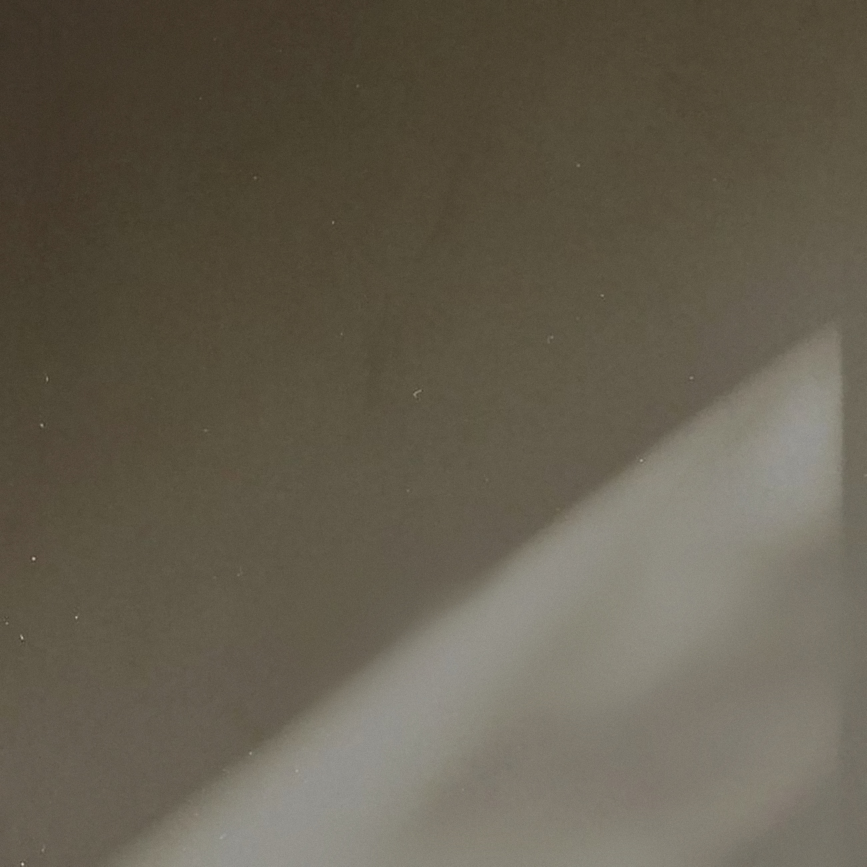
#> input picture design/svif-forsida/src/bak-solargeisli.jpg, 2600 x 2600 px (shown at 1/3 size)
$ python back_photo.py ../src/bak-solargeisli.jpg ../src/bak-solargeisli.jpg ../src/bak-solargeisli.jpg
#> lines starting #> are read from the running program, lines starting #| are printed output that depends on the picture
# Makes src/bak-solargeisli.jpg: the sunbeam on the wall for the back page, at print resolution.
# Input: the text-cleaned reference photo and the mask of where text was removed (both 1080 x 1350).
import sys, cv2, numpy as np
clean_png, mask_png, out = sys.argv[1], sys.argv[2], sys.argv[3]
img = cv2.imread(clean_png).astype(np.float32)
mask = cv2.imread(mask_png, 0)
#> mask: shape (2600, 2600); min 44, max 217, mean 94.5
x0, y0, s = 385, 0, 686                      # 686 px square (above the teapot): 666 px trim + bleed
crop = img[y0:y0+s, x0:x0+s].copy()
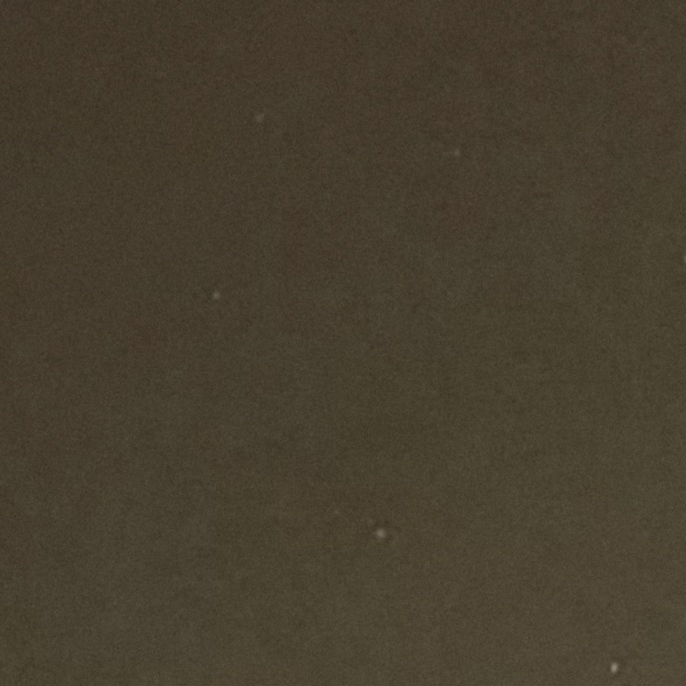
#> crop: shape (686, 686, 3) float32; mean B, G, R 47.3, 63.4, 71.8
m = mask[y0:y0+s, x0:x0+s]
m = cv2.dilate(m, np.ones((9, 9), np.uint8), iterations=3)
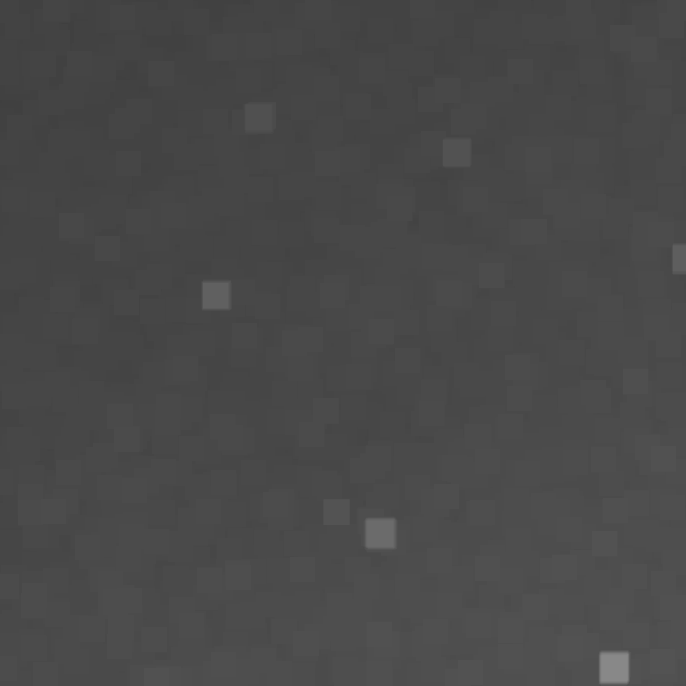
#> m: shape (686, 686); min 63, max 136, mean 72.8
# smooth away the inpainting patches inside the removed-text area, keep the beam edge
u8 = np.clip(crop, 0, 255).astype(np.uint8)
smooth = cv2.medianBlur(u8, 45)
smooth = cv2.bilateralFilter(smooth, 25, 18, 25).astype(np.float32)
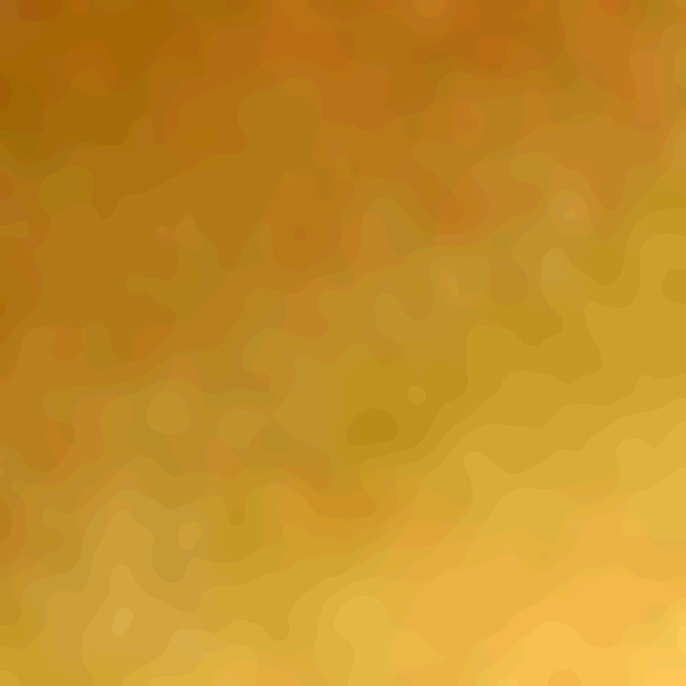
#> smooth: shape (686, 686, 3) float32; mean B, G, R 47.3, 63.3, 71.9; drawn with min black and max white
mf = cv2.GaussianBlur(m.astype(np.float32) / 255, (0, 0), 12)[..., None]
crop = crop * (1 - mf) + smooth * mf
# also soften any small leftover blotches everywhere a little (the wall is smooth)
crop = cv2.bilateralFilter(np.clip(crop, 0, 255).astype(np.uint8), 9, 10, 9).astype(np.float32)
crop = crop[:, ::-1]                          # mirror so it does not read as the front photo
N = 2600
big = cv2.resize(crop, (N, N), interpolation=cv2.INTER_LANCZOS4)
big = big * 1.13                              # a touch brighter, like the front
# fine, crisp film grain at print resolution
rng = np.random.default_rng(3)
g = rng.normal(0, 1, (N, N)).astype(np.float32)
g = cv2.GaussianBlur(g, (0, 0), 0.7) * 6.5
big = np.clip(big + g[..., None], 0, 255).astype(np.uint8)
cv2.imwrite(out, big, [cv2.IMWRITE_JPEG_QUALITY, 94])
print('wrote', out, big.shape)
#| wrote ../src/bak-solargeisli.jpg (2600, 2600, 3)

$ run again, with design/svif-forsida/src/bg1.jpg copied over design/svif-forsida/src/bak-solargeisli.jpg
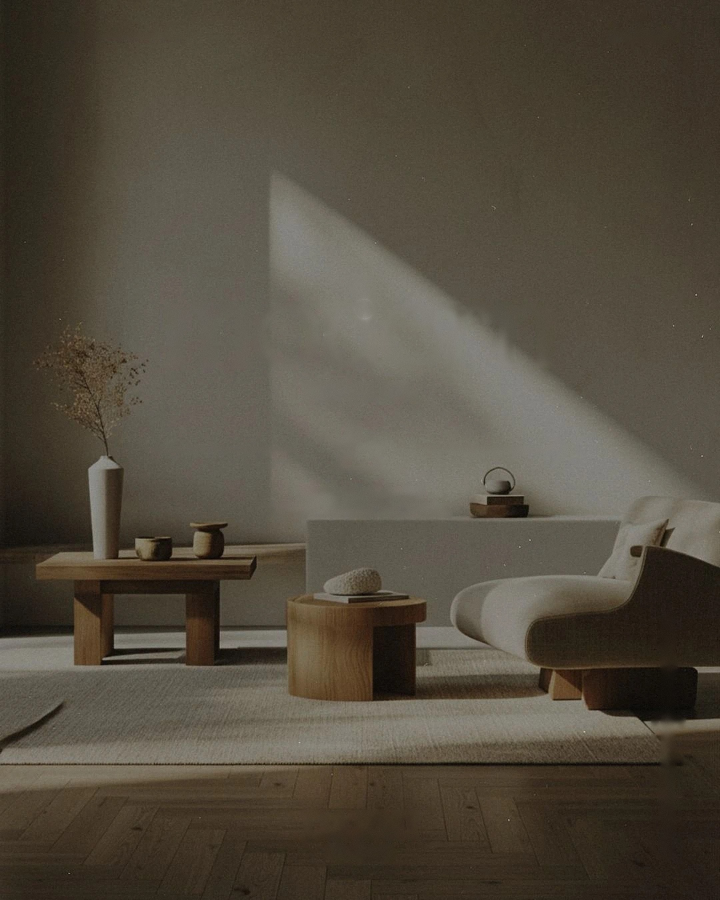
#> input picture design/svif-forsida/src/bg1.jpg, 2160 x 2700 px (shown at 1/3 size)
#> `m = cv2.dilate(m, np.ones((9, 9), np.uint8), iterations=3)`:
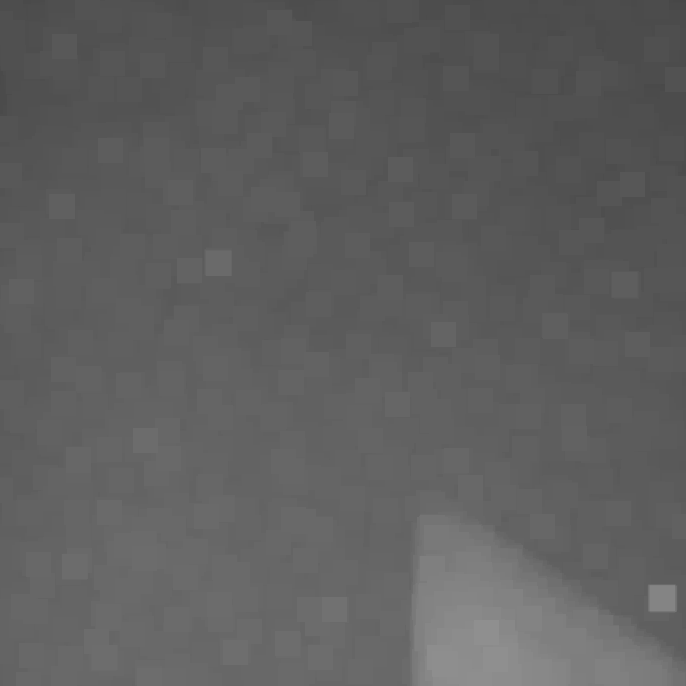
#> m: shape (686, 686); min 71, max 143, mean 94.8
#> `crop = crop[:, ::-1]`:
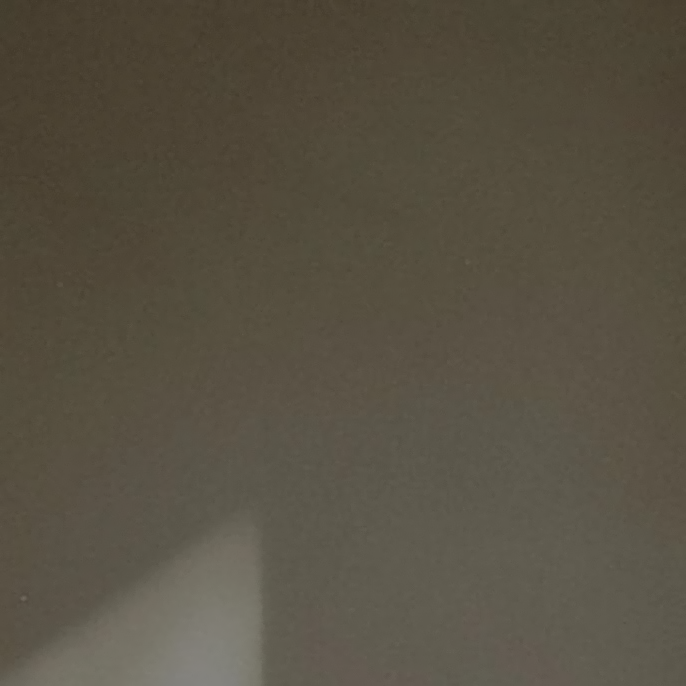
#> crop: shape (686, 686, 3) float32; mean B, G, R 67, 80.9, 87.4
#| wrote ../src/bak-solargeisli.jpg (2600, 2600, 3)

$ run again, with design/svif-forsida/src/bg2.jpg copied over design/svif-forsida/src/bak-solargeisli.jpg
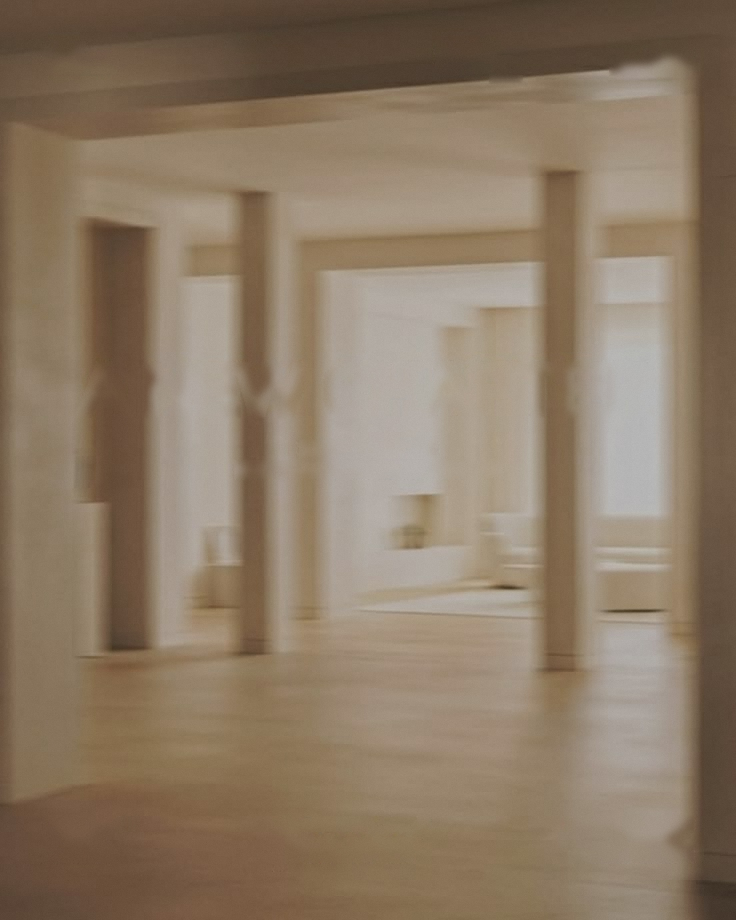
#> input picture design/svif-forsida/src/bg2.jpg, 2208 x 2760 px (shown at 1/3 size)
#> `m = cv2.dilate(m, np.ones((9, 9), np.uint8), iterations=3)`:
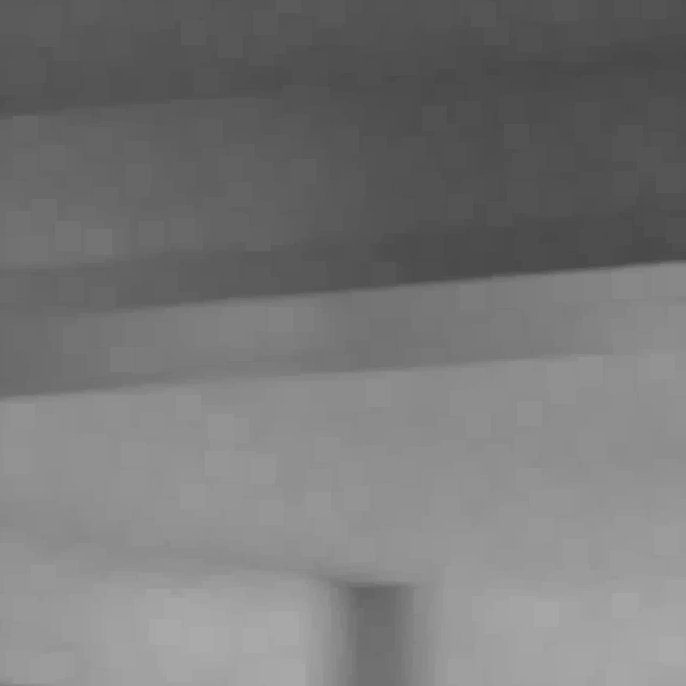
#> m: shape (686, 686); min 71, max 170, mean 119.2
#> `big = big * 1.13`:
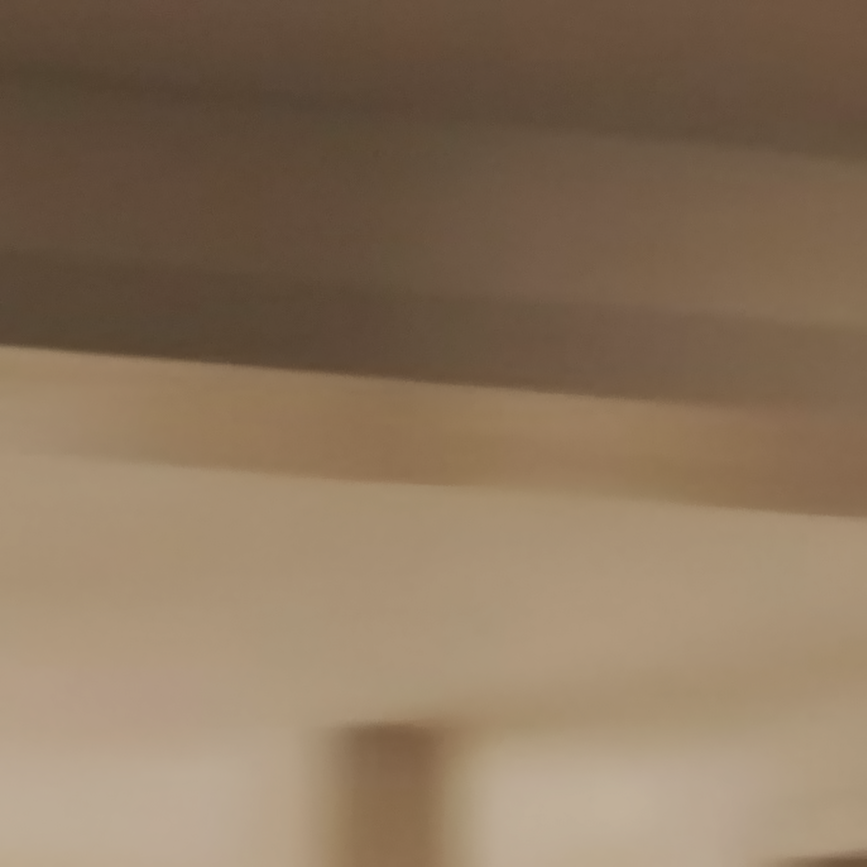
#> big: shape (2600, 2600, 3) float32 (shown at 1/3 size); mean B, G, R 93, 118.1, 143.4
#| wrote ../src/bak-solargeisli.jpg (2600, 2600, 3)
